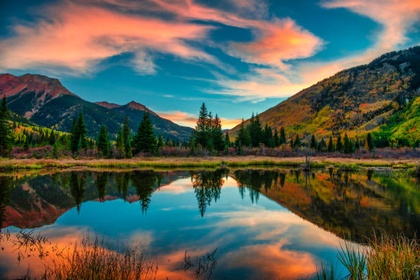
%> input picture histogram_equalisation_mukul/image1.jpg, 420 x 280 px, shrunk from 612 x 408 before the run
$ octave hist_eqln.m   (GNU Octave 9; MATLAB toolbox functions it lacks are replaced by stand-ins)
%> lines starting %> are read from the running program, lines starting %| are printed output that depends on the picture
% Created on 16/01/25
% Created by Mukul Sharma, BT22ECE112
% Second Practical to perform Histogram Equalization on coloured image.

clc
clear aal
close all

% Read the input image
inputImage = imread('image1.jpg'); % Replace with your image file
%> inputImage is the input picture: size 280x420x3 uint8; mean R, G, B 89.3, 95.4, 84.1
if size(inputImage, 3) == 3
    inputImage = rgb2gray(inputImage); % Convert to grayscale if the image is RGB
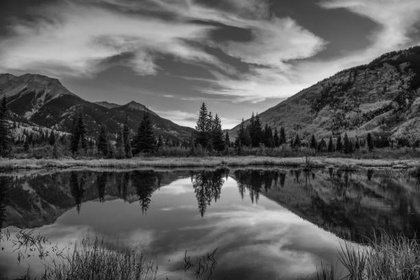
%> inputImage: size 280x420 uint8; min 0, max 244, mean 92.3
end

% Get the dimensions of the image
[rows, cols] = size(inputImage);
%> rows = 280; cols = 420

% Calculate the histogram for the original image
histogramOriginal = zeros(256, 1); % Initialize histogram
for i = 1:rows
    for j = 1:cols
        intensity = inputImage(i, j);
        histogramOriginal(intensity + 1) = histogramOriginal(intensity + 1) + 1;
    end
end
%> after the loop, histogramOriginal = 256 values, max 1008 at index 89, min 0 at index 246, mean 459.4

% Normalize the histogram to get the PDF for the original image
pdfOriginal = histogramOriginal / (rows * cols);
%> pdfOriginal = 256 values, max 0.00857 at index 89, min 0 at index 246, mean 0.00391

% Calculate the CDF for the original image
cdfOriginal = cumsum(pdfOriginal);
%> cdfOriginal = 256 values from 1.7e-05 to 1

% Map the intensities to equalized values
equalizedValues = round(cdfOriginal * 255);
%> equalizedValues = 256 values from 0 to 255

% Create the equalized image
equalizedImage = zeros(size(inputImage));
for i = 1:rows
    for j = 1:cols
        equalizedImage(i, j) = equalizedValues(inputImage(i, j) + 1);
    end
end
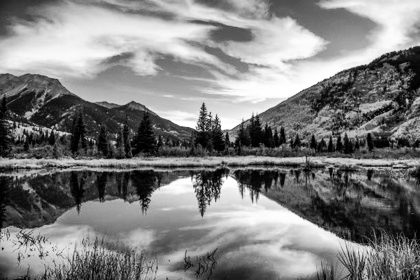
%> equalizedImage: size 280x420 double; min 0, max 255, mean 128.3
equalizedImage = uint8(equalizedImage); % Convert to uint8 for display
%> equalizedImage: size 280x420 uint8

% Calculate the histogram for the equalized image
histogramEqualized = zeros(256, 1); % Initialize histogram
for i = 1:rows
    for j = 1:cols
        intensity = equalizedImage(i, j);
        histogramEqualized(intensity + 1) = histogramEqualized(intensity + 1) + 1;
    end
end
%> after the loop, histogramEqualized = 256 values, max 1008 at index 133, min 0 at index 12, mean 459.4

% Normalize the histogram to get the PDF for the equalized image
pdfEqualized = histogramEqualized / (rows * cols);
%> pdfEqualized = 256 values, max 0.00857 at index 133, min 0 at index 12, mean 0.00391

% Calculate the CDF for the equalized image
cdfEqualized = cumsum(pdfEqualized);
%> cdfEqualized = 256 values from 0.00162 to 1

% Display the results
figure;

% Original Image and its histogram
subplot(2, 2, 1);
imshow(inputImage);
title('Original Image');

subplot(2, 2, 2);
imhist(inputImage);
hold on;
plot(cdfOriginal * max(histogramOriginal), 'r', 'LineWidth', 2); % Scale CDF for visualization
legend('Histogram', 'CDF');
title('Histogram and CDF of Original Image');

% Equalized Image and its histogram
subplot(2, 2, 3);
imshow(equalizedImage);
title('Equalized Image');

subplot(2, 2, 4);
imhist(equalizedImage);
hold on;
plot(cdfEqualized * max(histogramEqualized), 'r', 'LineWidth', 2); % Scale CDF for visualization
legend('Histogram', 'CDF');
title('Histogram and CDF of Equalized Image');
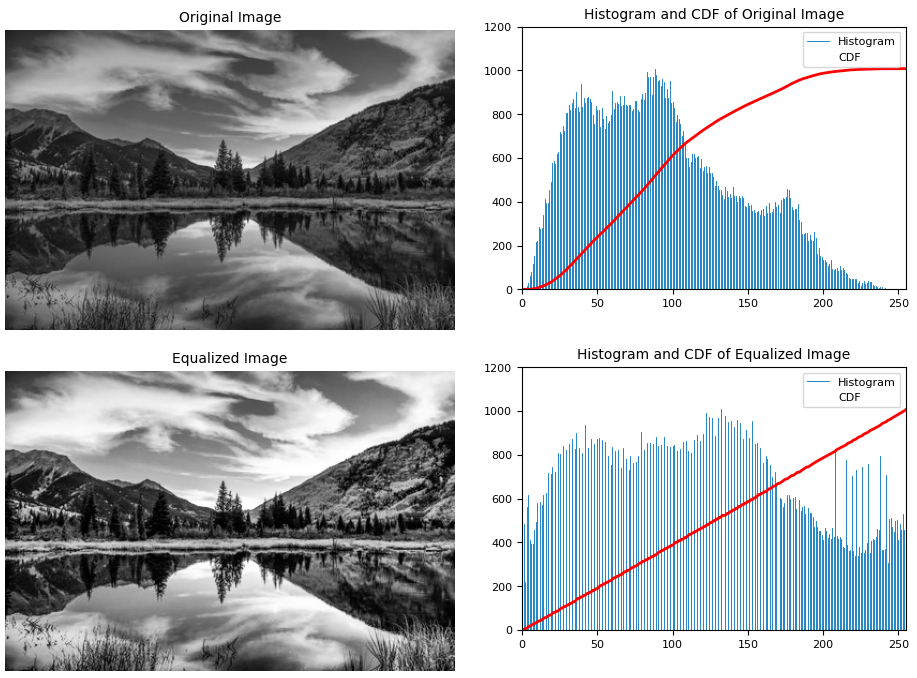
%> figure redrawn from the program's plot data, 4 panels
